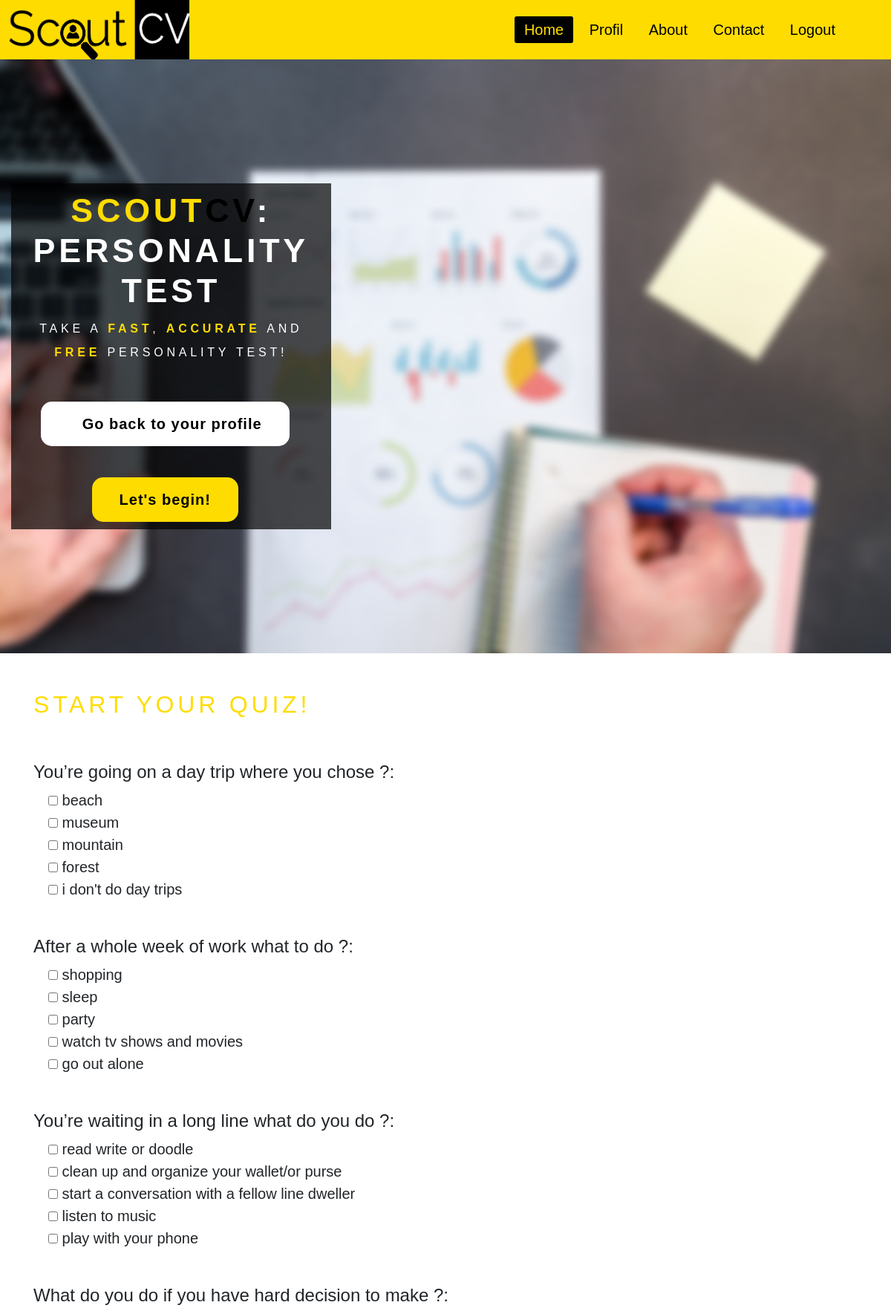
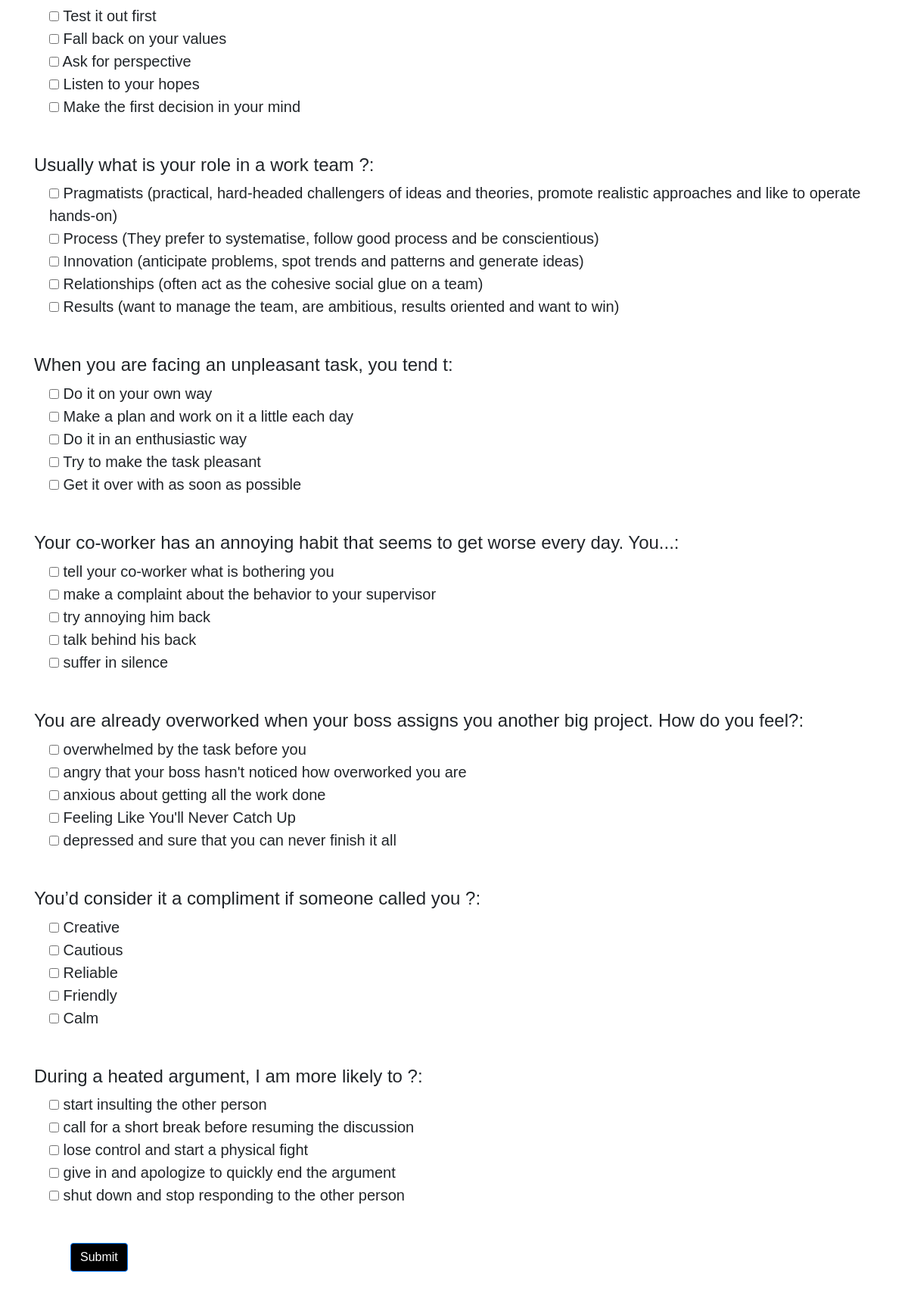
Page /personalite/ (signed in) on the committed database (2 pictures, top to bottom).
### Candidat/models.py (models this page shows, shortened)
class Question(models.Model):
    Question = models.CharField(max_length=100,blank=True)
    openness = models.CharField(max_length=150,blank=True)
    conscientiousness = models.CharField(max_length=150,blank=True)
    extraversion = models.CharField(max_length=150,blank=True)
    agreeableness = models.CharField(max_length=150,blank=True)
    neuroticism = models.CharField(max_length=150,blank=True)

### Candidat/decorators.py (the view)
        def wrapper_func(request, *args, **kwargs):
            group = None
            if request.user.groups.exists():
                group = request.user.groups.all()[0].name
            if group in allowed_roles:
                return view_func(request,*args, **kwargs)
            else:
                return redirect('profilEntr')

### Candidat/views.py (called while the page is built, shortened)
@login_required(login_url='login')
@allowed_users(allowed_roles=['Candidat'])
def personalite(request):
    questions= Question.objects.all()
    profil = request.user.profil
    context={
        'questions':questions
    }
    return render(request , 'candidat/personalite.html' , context)

### templates/candidat/personalite.html (shortened to what this page needs)
{% extends 'base.html' %}
{% load static %}
{% block style %}
  <link rel="stylesheet" type="text/css" href="{% static 'css/testcss.css' %}">
{% endblock  %}
{% block content %}
<div class="pr1">
<section id="home">
  <div class="container">
    <div class="row">
      <div class="col-md-offset-2 col-md-8 col-sm-12">
        <div class="home-thumb">
          <h1 class="wow fadeInUp" data-wow-delay="0.4s"><strong>Scout</strong><strong style="color: black;">cv</strong>: Personality Test</h1>
                <h3 class="wow fadeInUp" data-wow-delay="0.6s">Take a <strong>fast</strong>, <strong>Accurate</strong> and <strong>free</strong> personality test!</h3>
                 <a href="{% url 'Updateprofil' %}" class="btn btn-lg btn-success smoothScroll wow fadeInUp" data-wow-delay="1.0s"> <span> Go back to your profile </span></a>
            <a href="#quiz" class="btn btn-lg btn-default smoothScroll wow fadeInUp hidden-xs" data-wow-delay="0.8s"> <div>Let's begin!</div></a>
            </div>
          </div>
        </div>
      </div>
    </section>
  </div>
<div class="pr2 wow fadeInUp" id="quiz" data-wow-delay="0.4s">
<section>
    <div class="container ">
  <h2 style="color: #ffdc00">Start your quiz! </h2>
  <form method="POST" class="formStyle">
      {% for question in questions %}
      <div class="mt-5">
        <h4>{{ question.Question }}:</h4>
        <div class="form-check">
          <label class="form-check-label" for="radio1">
            <input type="checkbox" name="poll" value="openness">
              {{ question.openness }}
          </label>
        </div>
        <div class="form-check">
          <label class="form-check-label" for="radio2">
            <input type="checkbox" name="poll" value="conscientiousness">
              {{ question.conscientiousness }}
          </label>
        </div>
        <div class="form-check">
          <label class="form-check-label" for="radio3">
            <input type="checkbox" name="poll" value="extraversion">
              {{ question.extraversion }}
          </label>
        </div>
        <div class="form-check">
          <label class="form-check-label" for="radio4">
            <input type="checkbox" name="poll" value="agreeableness">
              {{ question.agreeableness }}
          </label>
        </div>
        <div class="form-check">
          <label class="form-check-label" for="radio5">
            <input type="checkbox" name="poll" value="neuroticism">
              {{ question.neuroticism }}
          </label>
        </div>
      </div>
    {% endfor %}
    <button type="submit" class="btn btn-primary m-5">Submit</button>
  </form>
</div>
</section>
 <ul class="circles">
      </ul>
  </div>
{% endblock  %}

### static/css/testcss.css (style rules this page uses)
html { scroll-behavior: smooth; }
body { margin: 0; font-family: raleway, sans-serif; outline: none; }
.formStyle { font-size: 20px; }
#home .home-thumb { text-align: center; background: rgba(0, 0, 0, 0.7); padding : 10px; }
.pr1 { background-image: url('/static/images/crt.jpg'); background-size: cover; min-height: 100%; }
.pr2 { position: relative; background-color: white; min-height: 100%; padding-top: 50px; }
#home { display: -webkit-box; display: -webkit-flex; display: -ms-flexbox; display: flex; -webkit-box-align: center; -webkit-align-items: center; -ms-flex-align: center; align-items: center; text-align: center; height: 100vh; color: #ffffff; }
#home .home-thumb { text-align: center; }
#home .btn { background-color: #FFDC00; text-align: center; border-radius: 15px; color: black; font-weight: 700; letter-spacing: 1px; padding: 14px 36px; margin-top: 42px; margin-right: 16px; -webkit-transition: all 0.6s ease-in-out; transition: all 0.6s ease-in-out; }
#home .btn-success { background: #ffffff; color: black; border-color: transparent; }
#home .btn { cursor: pointer; display: inline-block; position: relative; outline: none; overflow: hidden; }
#home .btn-success span:before { content: '\00ab'; position: relative; opacity: 0; top: 0; left: -20px; transition: 0.5s; }
h1,h2,h3 { font-weight: 500; letter-spacing: 0.3rem; text-transform: uppercase; color:white; }
h1 { font-size: 2.8rem; font-weight: 700; }
h2 { color: #ffffff; padding-bottom: 10px; }
h3 { font-size: 1rem; line-height: 2rem; }
strong { color: #FFDC00; font-weight: 700; }
.btn-primary { cursor: pointer; display: inline-block; position: relative; outline: none; overflow: hidden; background-color:black; color:white; }
.circles { position: absolute; top: 0; left: 0; width: 100%; height: 100%; overflow: hidden; z-index: -1; }

### static/css/nav-bar.css (style rules this page uses)
* { margin: 0; padding: 0; box-sizing: border-box; list-style: none; text-decoration: none; }

### rows in the picture
Question: Question "You’re going on a day trip where you chose ?", openness "beach", conscientiousness "museum", extraversion "mountain", agreeableness "forest", neuroticism "i don't do day trips"
Question: Question "After a whole week of work what to do ?", openness "shopping", conscientiousness "sleep", extraversion "party", agreeableness "watch tv shows and movies", neuroticism "go out alone"
Question: Question "You’re waiting in a long line what do you do ?", openness "read write or doodle", conscientiousness "clean up and organize your wallet/or purse", extraversion "start a conversation with a fellow line dweller", agreeableness "listen to music", neuroticism "play with your phone"
Question: Question "What do you do if you have hard decision to make ?", openness "Test it out first", conscientiousness "Fall back on your values", extraversion "Ask for perspective", agreeableness "Listen to your hopes", neuroticism "Make the first decision in your mind"
Question: Question "Usually what is your role in a work team ?", openness "Pragmatists (practical, hard-headed challengers of ideas and theories, promote realistic approaches and like to operate hands-on)", conscientiousness "Process (They prefer to systematise, follow good process and be conscientious)", extraversion "Innovation (anticipate problems, spot trends and patterns and generate ideas)", agreeableness "Relationships (often act as the cohesive social glue on a team)", neuroticism "Results (want to manage the team, are ambitious, results oriented and want to win)"
Question: Question "When you are facing an unpleasant task, you tend t", openness "Do it on your own way", conscientiousness "Make a plan and work on it a little each day", extraversion "Do it in an enthusiastic way", agreeableness "Try to make the task pleasant", neuroticism "Get it over with as soon as possible"
Question: Question "Your co-worker has an annoying habit that seems to get worse every day. You...", openness "tell your co-worker what is bothering you", conscientiousness "make a complaint about the behavior to your supervisor", extraversion "try annoying him back", agreeableness "talk behind his back", neuroticism "suffer in silence"
Question: Question "You are already overworked when your boss assigns you another big project. How do you feel?", openness "overwhelmed by the task before you", conscientiousness "angry that your boss hasn't noticed how overworked you are", extraversion "anxious about getting all the work done", agreeableness "Feeling Like You'll Never Catch Up", neuroticism "depressed and sure that you can never finish it all"
Question: Question "You’d consider it a compliment if someone called you ?", openness "Creative", conscientiousness "Cautious", extraversion "Reliable", agreeableness "Friendly", neuroticism "Calm"
Question: Question "During a heated argument, I am more likely to ?", openness "start insulting the other person", conscientiousness "call for a short break before resuming the discussion", extraversion "lose control and start a physical fight", agreeableness "give in and apologize to quickly end the argument", neuroticism "shut down and stop responding to the other person"
